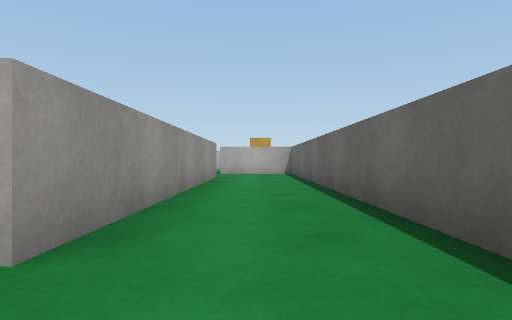
View 1 (above)

21 first-person views from a walk through a scene from a Unity 3-D project. The camera is 0.47 m above the floor, looks level and sees 75° across. The floor is counted in squares, 1 m on a side. Each view is taken from the middle of a square. On the plan, view 1 faces up. The plan holds only what a view shows up to about 9 squares ahead; the rest is blank. The place goes on beyond the plan. The player is left out. Surface patterns are stand-ins for the level's own textures.

View 2
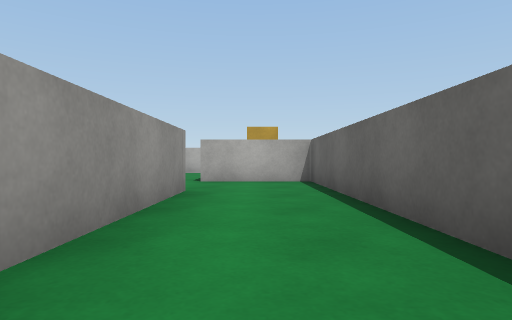

View 3
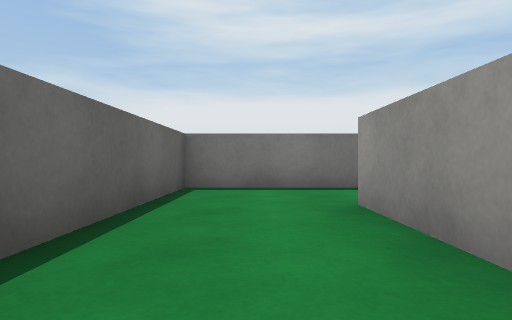

View 4
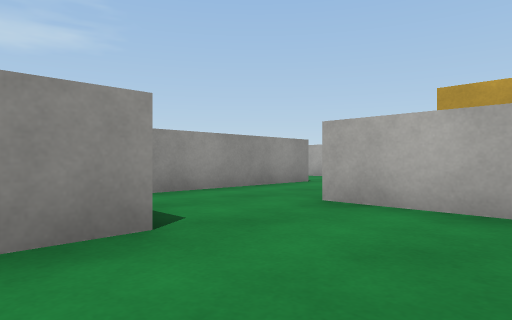

View 5
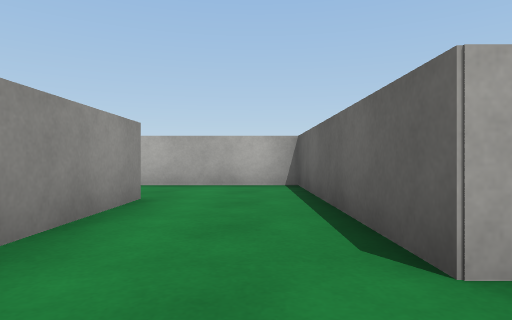

View 6
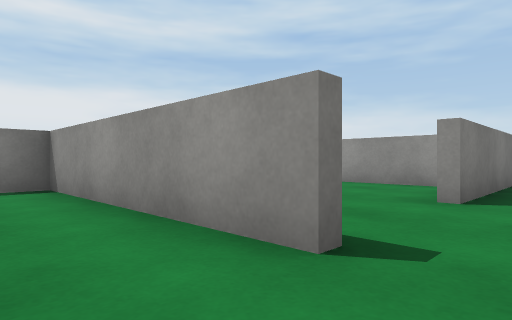

View 7
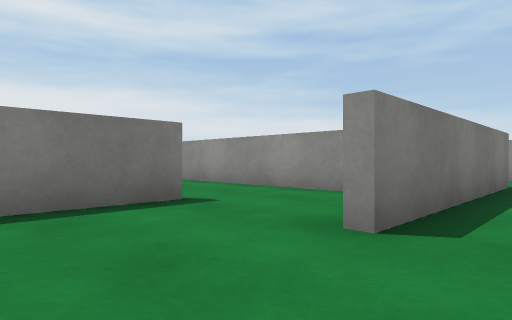

View 8
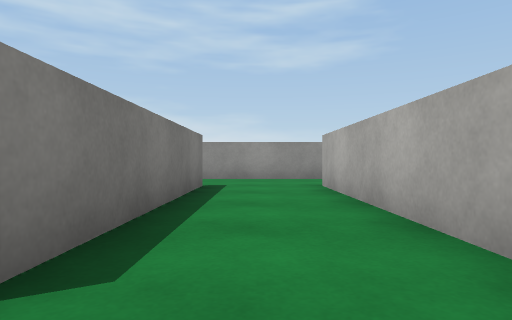

View 9
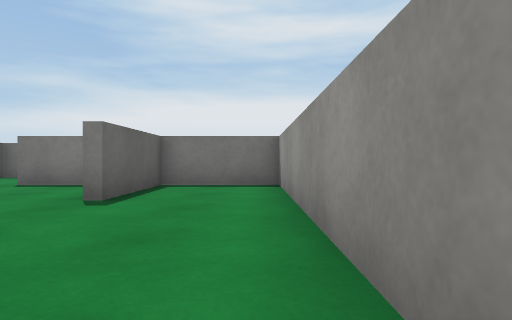

View 10
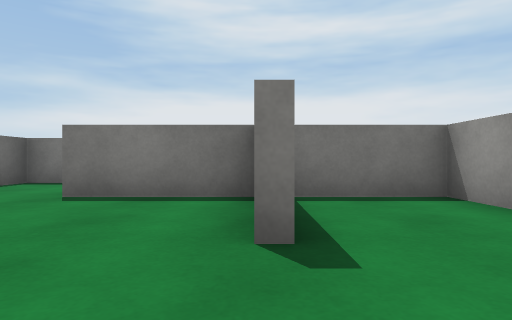

View 11
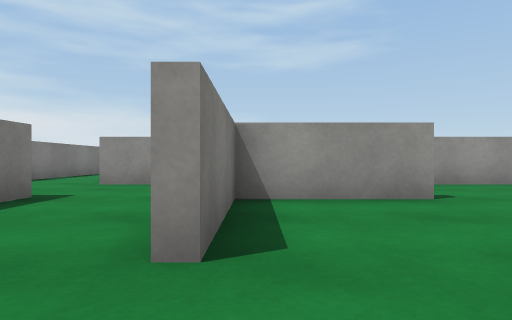

View 12
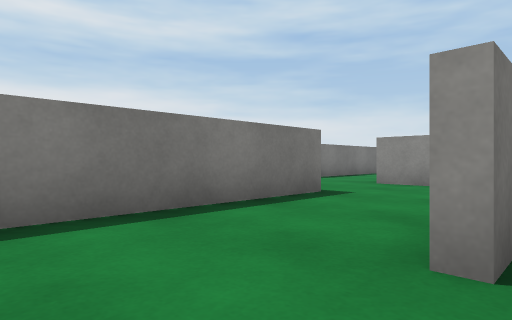

View 13
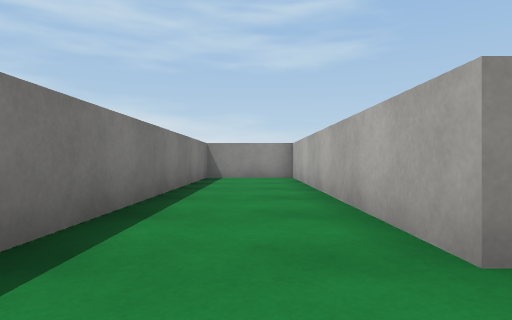

View 14
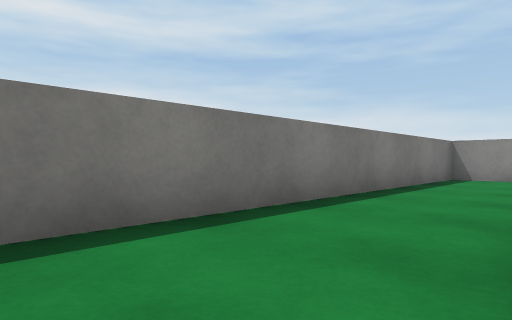

View 15
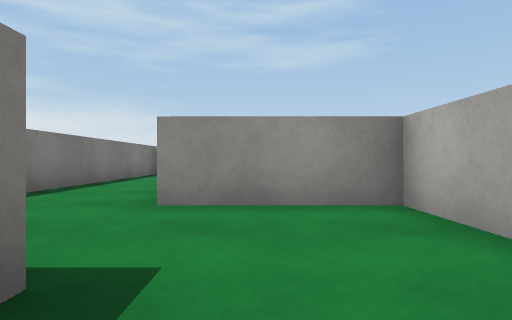

View 16
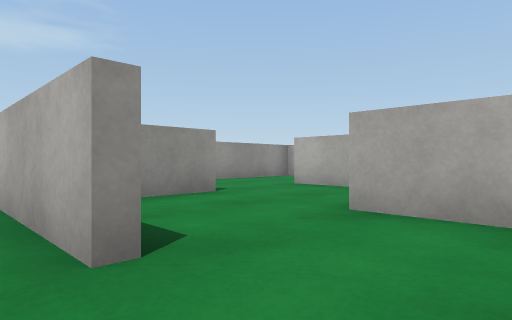

View 17
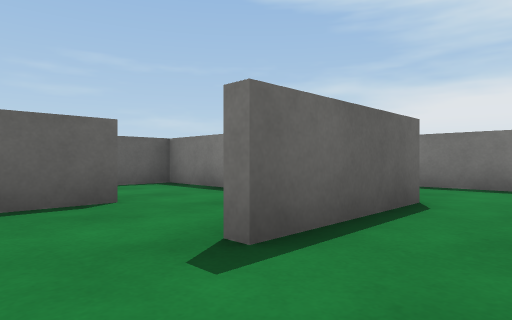

View 18
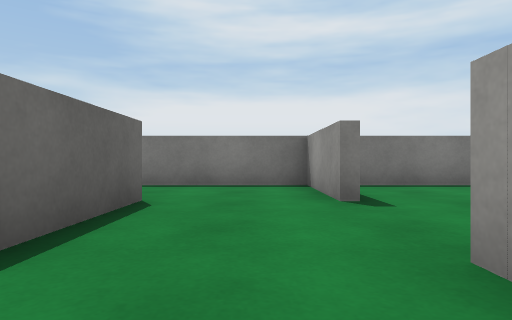

View 19
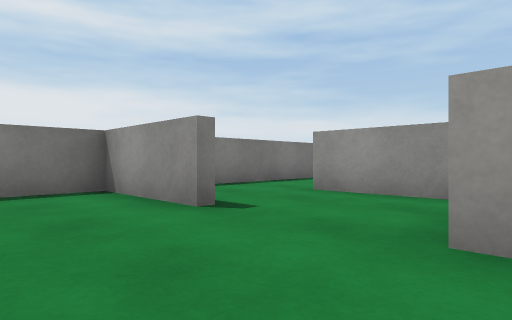

View 20
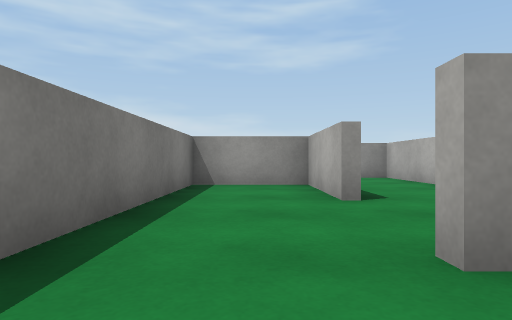

View 21
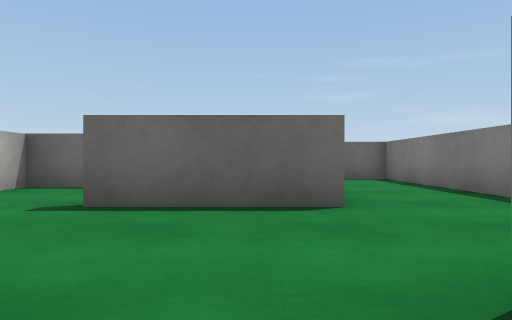

### Floor plan
Points are (right, up) in squares from view 1. A wall is a line through its corners. A room is listed if a view was taken in it or the views show most of it. See-through windows are left out.
Room 1 (views 1, 2, 3, 4)
walls: (-1.1, 9.1) (-1.1, 1.4); (-1.8, -0.7) (1.2, -0.7) (1.2, 11.3) (-1.2, 11.3)
ways out: opening at (-1, 10.5) to room 2; opening at (-1, 0.5) to room 9
Room 2 (views 5, 6)
walls: (-1.2, 11.3) (-1.2, 16.2) (-4.3, 16.2); (-3.4, 14.1) (-3.4, 9.1)
ways out: opening at (-1, 10.5) to room 1; opening at (-4, 15) to room 3
Room 3 (views 7, 8)
walls: (-11.1, 14) (-6, 14); (-6.5, 16.2) (-11, 16.2); (-13.3, 15.6) (-13.3, 13.6)
ways out: opening at (-4, 15) to room 2; opening at (-5.5, 14) to room 4; opening at (-12.5, 14); opening at (-12.5, 16)
Room 4 (view 9)
walls: (-8.4, 13.1) (-8.4, 11.4); (-6.2, 11.5) (-4.4, 11.5)
ways out: opening at (-5.5, 14) to room 3; opening at (-7.5, 12) to room 15
Room 5 (view 10)
walls: (-5, 11.3) (-6.2, 11.3)
ways out: opening at (-6, 10.5) to room 15; opening at (-5, 9) to room 16
Room 6 (views 11, 12)
walls: (-2.4, 8.9) (-3.6, 8.9)
ways out: opening at (-2.5, 7) to room 8; opening at (-4, 8) to room 16
Room 7 (view 13)
walls: (-8.4, 4) (-15.8, 4) (-15.8, 1.7) (-7.2, 1.7)
ways out: opening at (-7.5, 4) to room 8
Room 8 (views 14, 15, 16)
walls: (-6.2, 4.2) (-1.2, 4.2) (-1.2, 4.9); (-3.5, 6.5) (-8.5, 6.5); (-8.4, 7) (-8.4, 4)
ways out: opening at (-2.5, 7) to room 6; opening at (-7.5, 4) to room 7
Room 9 (views 17, 18, 19)
walls: (-1.2, 1.4) (-1.2, 4) (-1.9, 4); (-3.7, -1) (-3.7, 1.8)
ways out: opening at (-1, 0.5) to room 1; opening at (-6, 0.5) to room 11; opening at (-5, -1) to room 12
Room 10 (view 20)
walls: (-8.6, -3.2) (-6.9, -3.2)
ways out: opening at (-7.5, -1) to room 11; opening at (-9, -2.5) to room 14
Room 11 (view 21)
walls: (-8.4, 0.9) (-8.4, -1.1)
ways out: opening at (-6, 0.5) to room 9; opening at (-7.5, -1) to room 10
Room 12 (no view inside)
walls: (-6, -0.7) (-6, -3.2) (1.2, -3.2) (1.2, -2.1)
ways out: opening at (-5, -1) to room 9
Room 13 (no view inside)
walls: (-13.4, 1.5) (-15.8, 1.5) (-15.8, 0.8)
ways out: opening at (-10, -1) to room 14
Room 14 (no view inside)
walls: (-10.9, -1.1) (-13.3, -1.1) (-13.3, -3.2) (-8.6, -3.2)
ways out: opening at (-9, -2.5) to room 10; opening at (-10, -1) to room 13
Room 15 (no view inside)
walls: (-8.4, 11.4) (-8.4, 7); (-8.5, 6.7) (-6.2, 6.7) (-6.2, 9.1)
ways out: opening at (-7.5, 12) to room 4; opening at (-6, 10.5) to room 5
Room 16 (no view inside)
walls: (-4.5, 6.7) (-3.5, 6.7)
ways out: opening at (-5, 9) to room 5; opening at (-4, 8) to room 6
Room 17 (no view inside)
walls: (-6, 9.1) (-6, 6.7) (-4.5, 6.7)

Where each view was taken, in squares from view 1:
view 1: 0 up, 0 right, facing up
view 2: 4 up, 0 right, facing up
view 3: 5 up, 0 right, facing down
view 4: 8 up, 1 right, facing up-left
view 5: 10 up, 2 left, facing up
view 6: 15 up, 2 left, facing down-left
view 7: 15 up, 4 left, facing down-left
view 8: 15 up, 5 left, facing left
view 9: 13 up, 8 left, facing down
view 10: 11 up, 6 left, facing down
view 11: 7 up, 2 left, facing left
view 12: 7 up, 2 left, facing down-left
view 13: 3 up, 7 left, facing left
view 14: 4 up, 7 left, facing down-left
view 15: 5 up, 5 left, facing left
view 16: 6 up, 2 left, facing up-left
view 17: 3 up, 5 left, facing down-right
view 18: 3 up, 5 left, facing down
view 19: 2 up, 4 left, facing down-left
view 20: 2 down, 7 left, facing left
view 21: 0 up, 7 left, facing right
